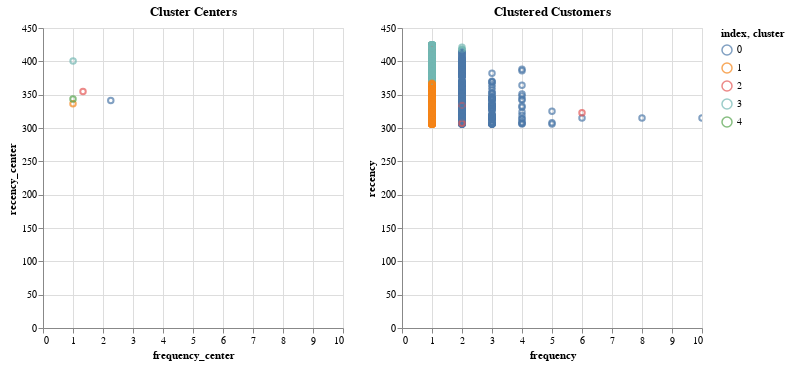

The notebook cell this image was saved under:
### Code cell
import altair as alt

(
    customer_center_reverse.with_row_index()
    .plot.scatter(
        x=alt.X("frequency_center", scale=alt.Scale(domain=[0, 10])),
        y="recency_center",
        color=alt.Color("index:N"),
    )
    .properties(title="Cluster Centers")
    | four_cluster_df.with_row_index()
    .plot.scatter(x="frequency", y="recency", color=alt.Color("cluster:N"))
    .properties(title="Clustered Customers")
)

### Figure 1 — Vega-Lite specification as saved in the notebook (floating-point values rounded to 4 significant figures; data arrays with more than 128 entries replaced by an {"elided": "..."} marker saying what was removed)
{"config": {"view": {"continuousWidth": 300, "continuousHeight": 300}}, "hconcat": [{"data": {"name": "data-3f38bebe3fe459fc078524f79f237f7f"}, "mark": {"type": "point", "tooltip": true}, "encoding": {"color": {"field": "index", "type": "nominal"}, "x": {"field": "frequency_center", "scale": {"domain": [0, 10]}, "type": "quantitative"}, "y": {"field": "recency_center", "type": "quantitative"}}, "name": "view_1", "title": "Cluster Centers"}, {"data": {"name": "data-c45446955b9b2418e1be464bf0c5ed22"}, "mark": {"type": "point", "tooltip": true}, "encoding": {"color": {"field": "cluster", "type": "nominal"}, "x": {"field": "frequency", "type": "quantitative"}, "y": {"field": "recency", "type": "quantitative"}}, "name": "view_2", "title": "Clustered Customers"}], "params": [{"name": "param_1", "select": {"type": "interval", "encodings": ["x", "y"]}, "bind": "scales", "views": ["view_1"]}, {"name": "param_2", "select": {"type": "interval", "encodings": ["x", "y"]}, "bind": "scales", "views": ["view_2"]}], "$schema": "https://vega.github.io/schema/vega-lite/v5.20.1.json", "datasets": {"data-3f38bebe3fe459fc078524f79f237f7f": [{"index": 0, "recency_center": 341.4, "frequency_center": 2.26, "monetary_center": 359.3}, {"index": 1, "recency_center": 336.2, "frequency_center": 1.0, "monetary_center": 179.4}, {"index": 2, "recency_center": 354.8, "frequency_center": 1.333, "monetary_center": 5370.0}, {"index": 3, "recency_center": 400.4, "frequency_center": 1.003, "monetary_center": 155.3}, {"index": 4, "recency_center": 343.5, "frequency_center": 1.0, "monetary_center": 23480.0}], "data-c45446955b9b2418e1be464bf0c5ed22": {"elided": "4186 records"}}}
